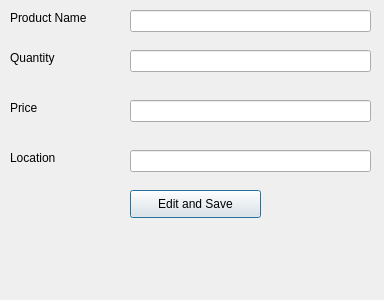
<?xml version="1.0" encoding="UTF-8"?>
<ui version="4.0">
 <class>editproduceDialog</class>
 <widget class="QDialog" name="editproduceDialog">
  <property name="geometry">
   <rect>
    <x>0</x>
    <y>0</y>
    <width>384</width>
    <height>300</height>
   </rect>
  </property>
  <property name="windowTitle">
   <string>Edit Produce</string>
  </property>
  <widget class="QLabel" name="label">
   <property name="geometry">
    <rect>
     <x>10</x>
     <y>10</y>
     <width>111</width>
     <height>16</height>
    </rect>
   </property>
   <property name="styleSheet">
    <string notr="true">font: 10pt &quot;MS Shell Dlg 2&quot;;</string>
   </property>
   <property name="text">
    <string>Product Name</string>
   </property>
  </widget>
  <widget class="QLineEdit" name="productnamelineEdit_editproduce">
   <property name="geometry">
    <rect>
     <x>130</x>
     <y>10</y>
     <width>241</width>
     <height>22</height>
    </rect>
   </property>
   <property name="styleSheet">
    <string notr="true">font: 9pt &quot;MS Shell Dlg 2&quot;;</string>
   </property>
  </widget>
  <widget class="QLabel" name="label_2">
   <property name="geometry">
    <rect>
     <x>10</x>
     <y>50</y>
     <width>111</width>
     <height>16</height>
    </rect>
   </property>
   <property name="styleSheet">
    <string notr="true">font: 10pt &quot;MS Shell Dlg 2&quot;;</string>
   </property>
   <property name="text">
    <string>Quantity</string>
   </property>
  </widget>
  <widget class="QLineEdit" name="quantitylinedit_editproduce">
   <property name="geometry">
    <rect>
     <x>130</x>
     <y>50</y>
     <width>241</width>
     <height>22</height>
    </rect>
   </property>
   <property name="styleSheet">
    <string notr="true">font: 9pt &quot;MS Shell Dlg 2&quot;;</string>
   </property>
  </widget>
  <widget class="QLabel" name="label_3">
   <property name="geometry">
    <rect>
     <x>10</x>
     <y>100</y>
     <width>111</width>
     <height>16</height>
    </rect>
   </property>
   <property name="styleSheet">
    <string notr="true">font: 10pt &quot;MS Shell Dlg 2&quot;;</string>
   </property>
   <property name="text">
    <string>Price</string>
   </property>
  </widget>
  <widget class="QLineEdit" name="pricelinedit_editproduce">
   <property name="geometry">
    <rect>
     <x>130</x>
     <y>100</y>
     <width>241</width>
     <height>22</height>
    </rect>
   </property>
   <property name="styleSheet">
    <string notr="true">font: 9pt &quot;MS Shell Dlg 2&quot;;</string>
   </property>
  </widget>
  <widget class="QLabel" name="label_4">
   <property name="geometry">
    <rect>
     <x>10</x>
     <y>150</y>
     <width>111</width>
     <height>16</height>
    </rect>
   </property>
   <property name="styleSheet">
    <string notr="true">font: 10pt &quot;MS Shell Dlg 2&quot;;</string>
   </property>
   <property name="text">
    <string>Location</string>
   </property>
  </widget>
  <widget class="QLineEdit" name="locationlinedit_editproduce">
   <property name="geometry">
    <rect>
     <x>130</x>
     <y>150</y>
     <width>241</width>
     <height>22</height>
    </rect>
   </property>
   <property name="styleSheet">
    <string notr="true">font: 9pt &quot;MS Shell Dlg 2&quot;;</string>
   </property>
  </widget>
  <widget class="QPushButton" name="editandsavepushButton_editproduce">
   <property name="geometry">
    <rect>
     <x>130</x>
     <y>190</y>
     <width>131</width>
     <height>28</height>
    </rect>
   </property>
   <property name="styleSheet">
    <string notr="true">font: 10pt &quot;MS Shell Dlg 2&quot;;</string>
   </property>
   <property name="text">
    <string>Edit and Save</string>
   </property>
  </widget>
 </widget>
 <resources/>
 <connections/>
</ui>
